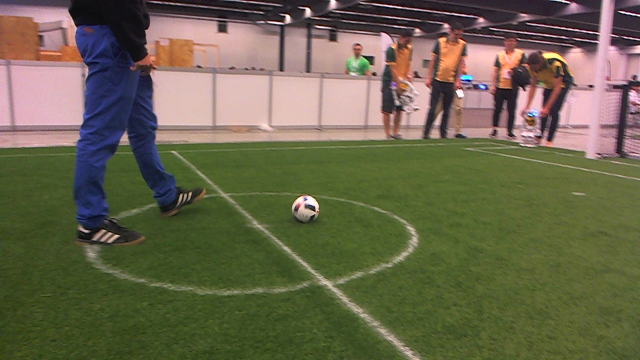
#> input picture frame1.png, 640 x 360 px
$ python test2.py
#> lines starting #> are read from the running program, lines starting #| are printed output that depends on the picture; long printed decimals are rounded
import numpy as np
import cv2


img1 = cv2.imread('frame1.png', 0)
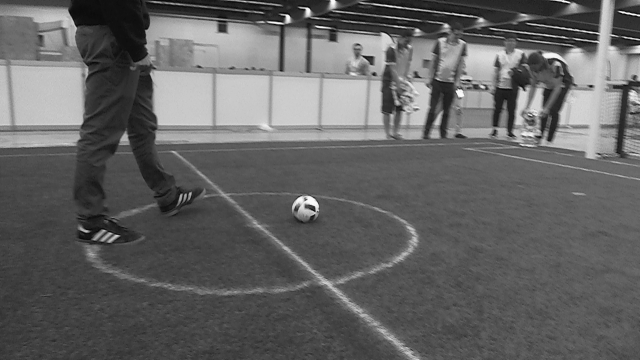
#> img1: shape (360, 640); min 7, max 250, mean 99.3
img2 = cv2.imread('frame4.png', 0)
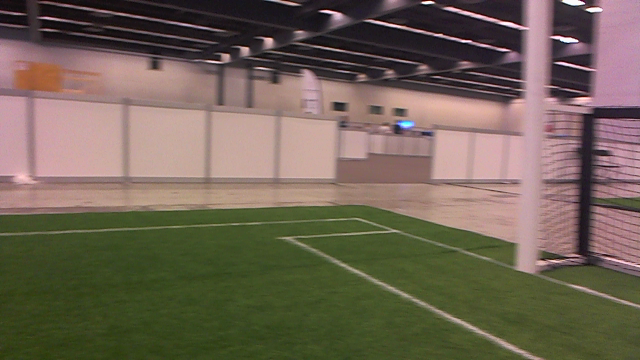
#> input picture frame4.png, 640 x 360 px
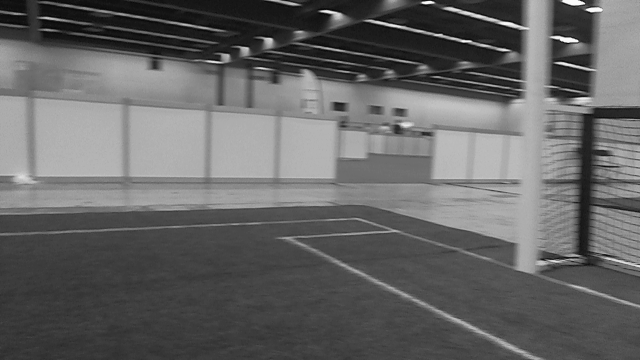
#> img2: shape (360, 640); min 7, max 250, mean 101

img1 = np.float32(img1)
img2 = np.float32(img2)

ret = cv2.phaseCorrelate(img1, img2)
#> ret = ((17.53, 65.18), -0.00155)

def show(image):
    cv2.imshow('image',image)
    cv2.waitKey(0)
    cv2.destroyAllWindows()


#show(img)

print(ret)
#| ((17.532, 65.175), -0.001549)
